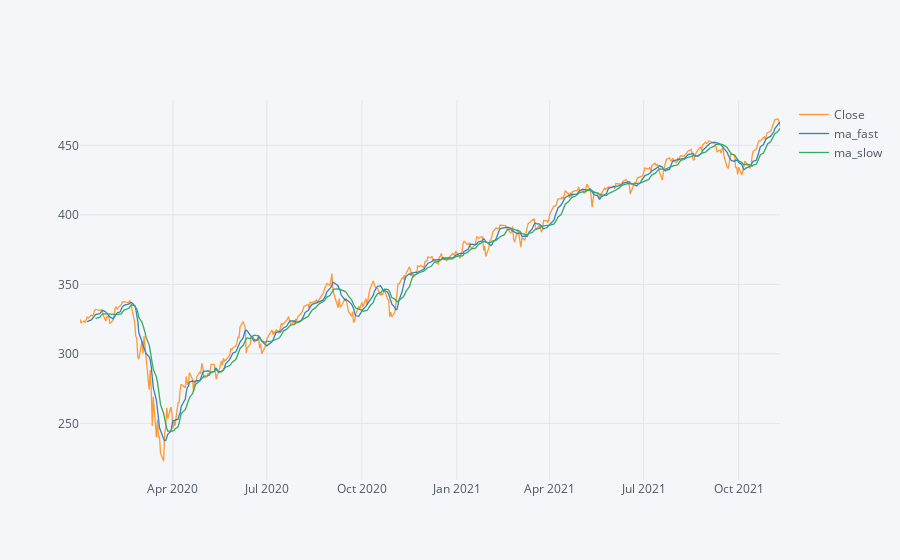

Source (notebook cell):
### Code cell
fast_trend = df.Open.rolling(window=short_trend_days).mean()
slow_trend = df.Open.rolling(window=long_trend_days).mean()

df['ma_fast'] = fast_trend
df['ma_slow'] = slow_trend
df[['Close','ma_fast','ma_slow']].iplot()

### Figure 1 — Plotly figure (JSON) as saved in the notebook; plotly's stock layout.template omitted (floating-point values rounded to 4 significant figures; data arrays with more than 128 entries replaced by an {"elided": "..."} marker saying what was removed)
{"data": [{"name": "Close", "text": "", "mode": "lines", "y": {"elided": "470 float values"}, "x": {"elided": "470 str values"}, "line": {"color": "rgba(255, 153, 51, 1.0)", "dash": "solid", "shape": "linear", "width": 1.3}, "type": "scatter"}, {"name": "ma_fast", "text": "", "mode": "lines", "y": {"elided": "470 mixed values"}, "x": {"elided": "470 str values"}, "line": {"color": "rgba(55, 128, 191, 1.0)", "dash": "solid", "shape": "linear", "width": 1.3}, "type": "scatter"}, {"name": "ma_slow", "text": "", "mode": "lines", "y": {"elided": "470 mixed values"}, "x": {"elided": "470 str values"}, "line": {"color": "rgba(50, 171, 96, 1.0)", "dash": "solid", "shape": "linear", "width": 1.3}, "type": "scatter"}], "layout": {"title": {"font": {"color": "#4D5663"}}, "paper_bgcolor": "#F5F6F9", "plot_bgcolor": "#F5F6F9", "yaxis": {"tickfont": {"color": "#4D5663"}, "zerolinecolor": "#E1E5ED", "title": {"text": "", "font": {"color": "#4D5663"}}, "gridcolor": "#E1E5ED", "showgrid": true}, "xaxis": {"tickfont": {"color": "#4D5663"}, "zerolinecolor": "#E1E5ED", "title": {"text": "", "font": {"color": "#4D5663"}}, "gridcolor": "#E1E5ED", "showgrid": true}, "legend": {"bgcolor": "#F5F6F9", "font": {"color": "#4D5663"}}}}
